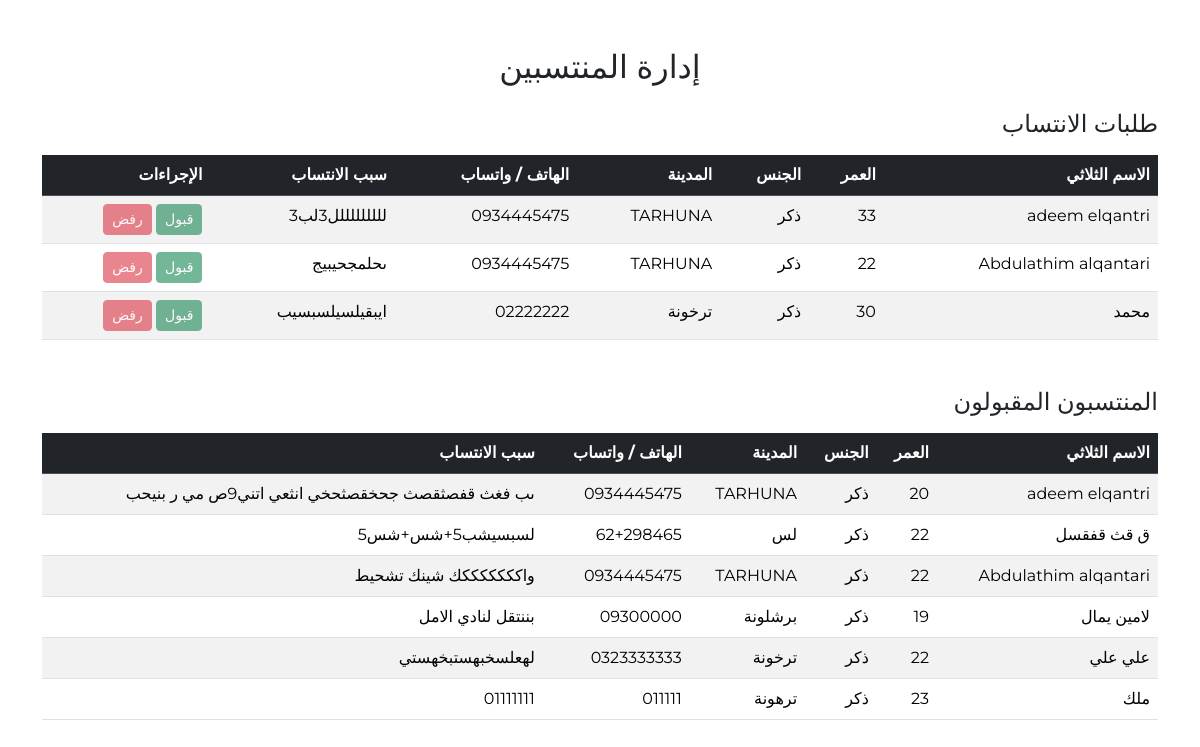
/admin/members (signed in), run on the app's committed database.
### app.py (models this page shows)
class Applicant(db.Model):
    id = db.Column(db.Integer, primary_key=True)
    full_name = db.Column(db.String(150), nullable=False)
    age = db.Column(db.Integer, nullable=False)
    gender = db.Column(db.String(10), nullable=False)
    city = db.Column(db.String(100), nullable=False)
    phone = db.Column(db.String(20), nullable=False)
    reason = db.Column(db.Text, nullable=False)
    status = db.Column(db.String(20), nullable=False, default='pending')  # pending / rejected

class Member(db.Model):
    id = db.Column(db.Integer, primary_key=True)
    full_name = db.Column(db.String(150), nullable=False)
    age = db.Column(db.Integer, nullable=False)
    gender = db.Column(db.String(10), nullable=False)
    city = db.Column(db.String(100), nullable=False)
    phone = db.Column(db.String(20), nullable=False)
    reason = db.Column(db.Text, nullable=False)

### app.py (the view)
@app.route('/admin/members')
@admin_required
def admin_members():
    applicants = Applicant.query.filter(Applicant.status.in_(['pending', 'rejected'])).all()
    members = Member.query.all()
    return render_template('admin/members.html', applicants=applicants, members=members)

### app.py (called while the page is built)
def admin_required(f):
    @wraps(f)
    def decorated_function(*args, **kwargs):
        if not session.get('admin_logged_in'):
            flash("يجب تسجيل الدخول للوصول إلى هذه الصفحة", "warning")
            return redirect(url_for('admin_login'))
        return f(*args, **kwargs)
    return decorated_function

### templates/admin/members.html (shortened to what this page needs)
{% extends "base.html" %}
{% block content %}
<div class="container py-5">
    <h2 class="mb-4 text-center">إدارة المنتسبين</h2>
    <h4 class="mb-3">طلبات الانتساب</h4>
    <table class="table table-striped table-hover">
        <thead class="table-dark">
            <tr>
                <th>الاسم الثلاثي</th>
                <th>العمر</th>
                <th>الجنس</th>
                <th>المدينة</th>
                <th>الهاتف / واتساب</th>
                <th>سبب الانتساب</th>
                <th>الإجراءات</th>
            </tr>
        </thead>
        <tbody>
            {% for a in applicants %}
            <tr {% if a.status == 'rejected' %} style="background-color: #ccc; color:#555;" {% endif %}>
    <td>{{ a.full_name }}</td>
    <td>{{ a.age }}</td>
    <td>{{ a.gender }}</td>
    <td>{{ a.city }}</td>
    <td>{{ a.phone }}</td>
    <td>{{ a.reason }}</td>
    <td>
        <a href="{{ url_for('accept_applicant', applicant_id=a.id) }}"
           class="btn btn-success btn-sm action-btn"
           {% if a.status != 'pending' %} disabled style="pointer-events: none; opacity: 0.6;" {% endif %}>
           قبول
        </a>
        <a href="{{ url_for('reject_applicant', applicant_id=a.id) }}"
           class="btn btn-danger btn-sm action-btn"
           {% if a.status != 'pending' %} disabled style="pointer-events: none; opacity: 0.6;" {% endif %}>
           رفض
        </a>
    </td>
</tr>
            {% endfor %}
        </tbody>
    </table>
    <h4 class="mt-5 mb-3">المنتسبون المقبولون</h4>
    <table class="table table-striped table-hover">
        <thead class="table-dark">
            <tr>
                <th>الاسم الثلاثي</th>
                <th>العمر</th>
                <th>الجنس</th>
                <th>المدينة</th>
                <th>الهاتف / واتساب</th>
                <th>سبب الانتساب</th>
            </tr>
        </thead>
        <tbody>
            {% for m in members %}
            <tr>
                <td>{{ m.full_name }}</td>
                <td>{{ m.age }}</td>
                <td>{{ m.gender }}</td>
                <td>{{ m.city }}</td>
                <td>{{ m.phone }}</td>
                <td>{{ m.reason }}</td>
            </tr>
            {% endfor %}
        </tbody>
    </table>
</div>
{% endblock %}

### templates/base.html (shortened to what this page needs)
<!DOCTYPE html>
<html lang="ar" dir="rtl">
<head>
    <link href="https://cdn.jsdelivr.net/npm/bootstrap@5.3.2/dist/css/bootstrap.min.css" rel="stylesheet">
    <link rel="stylesheet" href="{{ url_for('static', filename='css/style.css') }}">
</head>
<body>
    {% block content %}{% endblock %}
</body>
</html>

### templates/base.html (style rules this page uses)
body { font-family: 'Montserrat', sans-serif; }

### templates/admin/members.html (style rules this page uses)
.action-btn { transition: transform 0.2s, box-shadow 0.2s; }

### data on the page
Applicant: full_name "adeem elqantri", age "33", gender "ذكر", city "TARHUNA", phone "0934445475", reason "لللللللللل3لب3"
Applicant: full_name "Abdulathim alqantari", age "22", gender "ذكر", city "TARHUNA", phone "0934445475", reason "ىحلمجحيبيج"
Applicant: full_name "محمد", age "30", gender "ذكر", city "ترخونة", phone "02222222", reason "ايبقيلسيلسبسيب"
Member: full_name "adeem elqantri", age "20", gender "ذكر", city "TARHUNA", phone "0934445475", reason "ىب فغث قفصثقصث جحخقصثحخي انثعي اتني9ص مي ر بنيحب"
Member: full_name "ق قث قفقسل", age "22", gender "ذكر", city "لس", phone "62+298465", reason "لسبسيشب5+شس+شس5"
Member: full_name "Abdulathim alqantari", age "22", gender "ذكر", city "TARHUNA", phone "0934445475", reason "واكككككككك شينك تشحيط"
Member: full_name "لامين يمال", age "19", gender "ذكر", city "برشلونة", phone "09300000", reason "بننتقل لنادي الامل"
Member: full_name "علي علي", age "22", gender "ذكر", city "ترخونة", phone "0323333333", reason "لهعلسخبهستبخهستي"
Member: full_name "ملك", age "23", gender "ذكر", city "ترهونة", phone "011111", reason "01111111"
